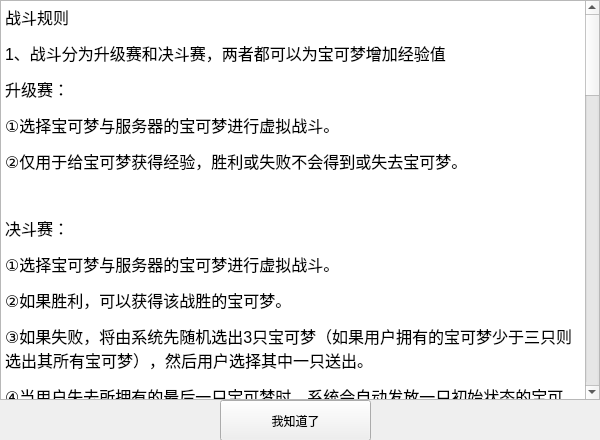
<?xml version="1.0" encoding="UTF-8"?>
<ui version="4.0">
 <class>rule</class>
 <widget class="QWidget" name="rule">
  <property name="geometry">
   <rect>
    <x>0</x>
    <y>0</y>
    <width>600</width>
    <height>440</height>
   </rect>
  </property>
  <property name="windowTitle">
   <string>Form</string>
  </property>
  <widget class="QPushButton" name="ack">
   <property name="geometry">
    <rect>
     <x>220</x>
     <y>400</y>
     <width>151</width>
     <height>41</height>
    </rect>
   </property>
   <property name="text">
    <string>我知道了</string>
   </property>
  </widget>
  <widget class="QTextBrowser" name="rules">
   <property name="geometry">
    <rect>
     <x>0</x>
     <y>0</y>
     <width>600</width>
     <height>400</height>
    </rect>
   </property>
   <property name="html">
    <string>&lt;!DOCTYPE HTML PUBLIC &quot;-//W3C//DTD HTML 4.0//EN&quot; &quot;http://www.w3.org/TR/REC-html40/strict.dtd&quot;&gt;
&lt;html&gt;&lt;head&gt;&lt;meta name=&quot;qrichtext&quot; content=&quot;1&quot; /&gt;&lt;style type=&quot;text/css&quot;&gt;
p, li { white-space: pre-wrap; }
&lt;/style&gt;&lt;/head&gt;&lt;body style=&quot; font-family:'SimSun'; font-size:9pt; font-weight:400; font-style:normal;&quot;&gt;
&lt;p style=&quot; margin-top:12px; margin-bottom:12px; margin-left:0px; margin-right:0px; -qt-block-indent:0; text-indent:0px;&quot;&gt;&lt;span style=&quot; font-size:12pt;&quot;&gt;战斗规则 &lt;/span&gt;&lt;/p&gt;
&lt;p style=&quot; margin-top:12px; margin-bottom:12px; margin-left:0px; margin-right:0px; -qt-block-indent:0; text-indent:0px;&quot;&gt;&lt;span style=&quot; font-size:12pt;&quot;&gt;1、战斗分为升级赛和决斗赛，两者都可以为宝可梦增加经验值 &lt;/span&gt;&lt;/p&gt;
&lt;p style=&quot; margin-top:12px; margin-bottom:12px; margin-left:0px; margin-right:0px; -qt-block-indent:0; text-indent:0px;&quot;&gt;&lt;span style=&quot; font-size:12pt;&quot;&gt;升级赛： &lt;/span&gt;&lt;/p&gt;
&lt;p style=&quot; margin-top:12px; margin-bottom:12px; margin-left:0px; margin-right:0px; -qt-block-indent:0; text-indent:0px;&quot;&gt;&lt;span style=&quot; font-size:12pt;&quot;&gt;①选择宝可梦与服务器的宝可梦进行虚拟战斗。           &lt;/span&gt;&lt;/p&gt;
&lt;p style=&quot; margin-top:12px; margin-bottom:12px; margin-left:0px; margin-right:0px; -qt-block-indent:0; text-indent:0px;&quot;&gt;&lt;span style=&quot; font-size:12pt;&quot;&gt;②仅用于给宝可梦获得经验，胜利或失败不会得到或失去宝可梦。&lt;/span&gt;&lt;/p&gt;
&lt;p style=&quot; margin-top:12px; margin-bottom:12px; margin-left:0px; margin-right:0px; -qt-block-indent:0; text-indent:0px;&quot;&gt;&lt;span style=&quot; font-size:12pt;&quot;&gt;  &lt;/span&gt;&lt;/p&gt;
&lt;p style=&quot; margin-top:12px; margin-bottom:12px; margin-left:0px; margin-right:0px; -qt-block-indent:0; text-indent:0px;&quot;&gt;&lt;span style=&quot; font-size:12pt;&quot;&gt;决斗赛： &lt;/span&gt;&lt;/p&gt;
&lt;p style=&quot; margin-top:12px; margin-bottom:12px; margin-left:0px; margin-right:0px; -qt-block-indent:0; text-indent:0px;&quot;&gt;&lt;span style=&quot; font-size:12pt;&quot;&gt;①选择宝可梦与服务器的宝可梦进行虚拟战斗。 &lt;/span&gt;&lt;/p&gt;
&lt;p style=&quot; margin-top:12px; margin-bottom:12px; margin-left:0px; margin-right:0px; -qt-block-indent:0; text-indent:0px;&quot;&gt;&lt;span style=&quot; font-size:12pt;&quot;&gt;②如果胜利，可以获得该战胜的宝可梦。 &lt;/span&gt;&lt;/p&gt;
&lt;p style=&quot; margin-top:12px; margin-bottom:12px; margin-left:0px; margin-right:0px; -qt-block-indent:0; text-indent:0px;&quot;&gt;&lt;span style=&quot; font-size:12pt;&quot;&gt;③如果失败，将由系统先随机选出3只宝可梦（如果用户拥有的宝可梦少于三只则选出其所有宝可梦），然后用户选择其中一只送出。 &lt;/span&gt;&lt;/p&gt;
&lt;p style=&quot; margin-top:12px; margin-bottom:12px; margin-left:0px; margin-right:0px; -qt-block-indent:0; text-indent:0px;&quot;&gt;&lt;span style=&quot; font-size:12pt;&quot;&gt;④当用户失去所拥有的最后一只宝可梦时，系统会自动发放一只初始状态的宝可梦。 &lt;/span&gt;&lt;/p&gt;
&lt;p style=&quot; margin-top:12px; margin-bottom:12px; margin-left:0px; margin-right:0px; -qt-block-indent:0; text-indent:0px;&quot;&gt;&lt;span style=&quot; font-size:12pt;&quot;&gt;  &lt;/span&gt;&lt;/p&gt;
&lt;p style=&quot; margin-top:12px; margin-bottom:12px; margin-left:0px; margin-right:0px; -qt-block-indent:0; text-indent:0px;&quot;&gt;&lt;span style=&quot; font-size:12pt;&quot;&gt;2、伤害计算机制 &lt;/span&gt;&lt;/p&gt;
&lt;p style=&quot; margin-top:12px; margin-bottom:12px; margin-left:0px; margin-right:0px; -qt-block-indent:0; text-indent:0px;&quot;&gt;&lt;span style=&quot; font-size:12pt;&quot;&gt;面板攻击：宝可梦的基础攻击值。 &lt;/span&gt;&lt;/p&gt;
&lt;p style=&quot; margin-top:12px; margin-bottom:12px; margin-left:0px; margin-right:0px; -qt-block-indent:0; text-indent:0px;&quot;&gt;&lt;span style=&quot; font-size:12pt;&quot;&gt;基础倍率：0.90~1.10之间的一个随机值 &lt;/span&gt;&lt;/p&gt;
&lt;p style=&quot; margin-top:12px; margin-bottom:12px; margin-left:0px; margin-right:0px; -qt-block-indent:0; text-indent:0px;&quot;&gt;&lt;span style=&quot; font-size:12pt;&quot;&gt;技能倍率：普通攻击时为1，释放技能时请参见相关技能描述 &lt;/span&gt;&lt;/p&gt;
&lt;p style=&quot; margin-top:12px; margin-bottom:12px; margin-left:0px; margin-right:0px; -qt-block-indent:0; text-indent:0px;&quot;&gt;&lt;span style=&quot; font-size:12pt;&quot;&gt;暴击伤害倍率：触发暴击时为1.5，未触发为1 &lt;/span&gt;&lt;/p&gt;
&lt;p style=&quot; margin-top:12px; margin-bottom:12px; margin-left:0px; margin-right:0px; -qt-block-indent:0; text-indent:0px;&quot;&gt;&lt;span style=&quot; font-size:12pt;&quot;&gt;  &lt;/span&gt;&lt;/p&gt;
&lt;p style=&quot; margin-top:12px; margin-bottom:12px; margin-left:0px; margin-right:0px; -qt-block-indent:0; text-indent:0px;&quot;&gt;&lt;span style=&quot; font-size:12pt;&quot;&gt;攻击造成的最终真实伤害= &lt;/span&gt;&lt;/p&gt;
&lt;p style=&quot; margin-top:12px; margin-bottom:12px; margin-left:0px; margin-right:0px; -qt-block-indent:0; text-indent:0px;&quot;&gt;&lt;span style=&quot; font-size:12pt;&quot;&gt;面板攻击*基础倍率*技能倍率*暴击伤害倍率-敌方防御值 &lt;/span&gt;&lt;/p&gt;
&lt;p style=&quot; margin-top:12px; margin-bottom:12px; margin-left:0px; margin-right:0px; -qt-block-indent:0; text-indent:0px;&quot;&gt;&lt;span style=&quot; font-size:12pt;&quot;&gt;  &lt;/span&gt;&lt;/p&gt;
&lt;p style=&quot; margin-top:12px; margin-bottom:12px; margin-left:0px; margin-right:0px; -qt-block-indent:0; text-indent:0px;&quot;&gt;&lt;span style=&quot; font-size:12pt;&quot;&gt;3、暴击、闪避机制 &lt;/span&gt;&lt;/p&gt;
&lt;p style=&quot; margin-top:12px; margin-bottom:12px; margin-left:0px; margin-right:0px; -qt-block-indent:0; text-indent:0px;&quot;&gt;&lt;span style=&quot; font-size:12pt;&quot;&gt;暴击触发概率：20% &lt;/span&gt;&lt;/p&gt;
&lt;p style=&quot; margin-top:12px; margin-bottom:12px; margin-left:0px; margin-right:0px; -qt-block-indent:0; text-indent:0px;&quot;&gt;&lt;span style=&quot; font-size:12pt;&quot;&gt;暴击伤害倍率：1.5 &lt;/span&gt;&lt;/p&gt;
&lt;p style=&quot; margin-top:12px; margin-bottom:12px; margin-left:0px; margin-right:0px; -qt-block-indent:0; text-indent:0px;&quot;&gt;&lt;span style=&quot; font-size:12pt;&quot;&gt;闪避触发概率：10% &lt;/span&gt;&lt;/p&gt;
&lt;p style=&quot; margin-top:12px; margin-bottom:12px; margin-left:0px; margin-right:0px; -qt-block-indent:0; text-indent:0px;&quot;&gt;&lt;span style=&quot; font-size:12pt;&quot;&gt;闪避减免伤害：100%（即触发闪避时受到的伤害为0） &lt;/span&gt;&lt;/p&gt;
&lt;p style=&quot; margin-top:12px; margin-bottom:12px; margin-left:0px; margin-right:0px; -qt-block-indent:0; text-indent:0px;&quot;&gt;&lt;span style=&quot; font-size:12pt;&quot;&gt;  &lt;/span&gt;&lt;/p&gt;
&lt;p style=&quot; margin-top:12px; margin-bottom:12px; margin-left:0px; margin-right:0px; -qt-block-indent:0; text-indent:0px;&quot;&gt;&lt;span style=&quot; font-size:12pt;&quot;&gt;部分宝可梦的技能会改变触发暴击或闪避的概率，具体请参见技能描述 &lt;/span&gt;&lt;/p&gt;
&lt;p style=&quot; margin-top:12px; margin-bottom:12px; margin-left:0px; margin-right:0px; -qt-block-indent:0; text-indent:0px;&quot;&gt;&lt;span style=&quot; font-size:12pt;&quot;&gt;  &lt;/span&gt;&lt;/p&gt;
&lt;p style=&quot; margin-top:12px; margin-bottom:12px; margin-left:0px; margin-right:0px; -qt-block-indent:0; text-indent:0px;&quot;&gt;&lt;span style=&quot; font-size:12pt;&quot;&gt;4、怒气值 &lt;/span&gt;&lt;/p&gt;
&lt;p style=&quot; margin-top:12px; margin-bottom:12px; margin-left:0px; margin-right:0px; -qt-block-indent:0; text-indent:0px;&quot;&gt;&lt;span style=&quot; font-size:12pt;&quot;&gt;每次受到攻击（包括触发闪避的情况）可以获得1~2点怒气值。 &lt;/span&gt;&lt;/p&gt;
&lt;p style=&quot; margin-top:12px; margin-bottom:12px; margin-left:0px; margin-right:0px; -qt-block-indent:0; text-indent:0px;&quot;&gt;&lt;span style=&quot; font-size:12pt;&quot;&gt;当怒气值达到5点时，可以使用技能。 &lt;/span&gt;&lt;/p&gt;
&lt;p style=&quot; margin-top:12px; margin-bottom:12px; margin-left:0px; margin-right:0px; -qt-block-indent:0; text-indent:0px;&quot;&gt;&lt;span style=&quot; font-size:12pt;&quot;&gt;释放技能后，怒气值清零。 &lt;/span&gt;&lt;/p&gt;
&lt;p style=&quot; margin-top:12px; margin-bottom:12px; margin-left:0px; margin-right:0px; -qt-block-indent:0; text-indent:0px;&quot;&gt;&lt;span style=&quot; font-size:12pt;&quot;&gt;  &lt;/span&gt;&lt;/p&gt;
&lt;p style=&quot; margin-top:12px; margin-bottom:12px; margin-left:0px; margin-right:0px; -qt-block-indent:0; text-indent:0px;&quot;&gt;&lt;span style=&quot; font-size:12pt;&quot;&gt;5、技能（今后随版本更新可能会增加更多技能） &lt;/span&gt;&lt;/p&gt;
&lt;p style=&quot; margin-top:12px; margin-bottom:12px; margin-left:0px; margin-right:0px; -qt-block-indent:0; text-indent:0px;&quot;&gt;&lt;span style=&quot; font-size:12pt;&quot;&gt;&amp;quot;rage&amp;quot;    愤怒：攻击力提高100%，且100%触发暴击(火系） &lt;/span&gt;&lt;/p&gt;
&lt;p style=&quot; margin-top:12px; margin-bottom:12px; margin-left:0px; margin-right:0px; -qt-block-indent:0; text-indent:0px;&quot;&gt;&lt;span style=&quot; font-size:12pt;&quot;&gt;&amp;quot;tenacity&amp;quot;  顽强：每损失3%最大生命，下次攻击造成的伤害提高10%（土系） &lt;/span&gt;&lt;/p&gt;
&lt;p style=&quot; margin-top:12px; margin-bottom:12px; margin-left:0px; margin-right:0px; -qt-block-indent:0; text-indent:0px;&quot;&gt;&lt;span style=&quot; font-size:12pt;&quot;&gt;&amp;quot;refresh&amp;quot;   回复：回复已损失生命的30%（水系） &lt;/span&gt;&lt;/p&gt;
&lt;p style=&quot; margin-top:12px; margin-bottom:12px; margin-left:0px; margin-right:0px; -qt-block-indent:0; text-indent:0px;&quot;&gt;&lt;span style=&quot; font-size:12pt;&quot;&gt;&amp;quot;rebound&amp;quot;   反弹：对敌方造成上次被攻击所受伤害250%的伤害 (电系） &lt;/span&gt;&lt;/p&gt;
&lt;p style=&quot;-qt-paragraph-type:empty; margin-top:12px; margin-bottom:12px; margin-left:0px; margin-right:0px; -qt-block-indent:0; text-indent:0px; font-size:12pt;&quot;&gt;&lt;br /&gt;&lt;/p&gt;
&lt;p style=&quot; margin-top:12px; margin-bottom:12px; margin-left:0px; margin-right:0px; -qt-block-indent:0; text-indent:0px;&quot;&gt;&lt;span style=&quot; font-size:12pt;&quot;&gt;战斗时，鼠标移至技能图标或我方宝可梦图片上，可以显示我方宝可梦的技能。鼠标移至敌方宝可梦图片上，可以显示敌方宝可梦的技能。&lt;/span&gt;&lt;/p&gt;
&lt;p style=&quot; margin-top:12px; margin-bottom:12px; margin-left:0px; margin-right:0px; -qt-block-indent:0; text-indent:0px;&quot;&gt;&lt;span style=&quot; font-size:12pt;&quot;&gt;  &lt;/span&gt;&lt;/p&gt;
&lt;p style=&quot; margin-top:12px; margin-bottom:12px; margin-left:0px; margin-right:0px; -qt-block-indent:0; text-indent:0px;&quot;&gt;&lt;span style=&quot; font-size:12pt;&quot;&gt;6、死亡判定 &lt;/span&gt;&lt;/p&gt;
&lt;p style=&quot; margin-top:12px; margin-bottom:12px; margin-left:0px; margin-right:0px; -qt-block-indent:0; text-indent:0px;&quot;&gt;&lt;span style=&quot; font-size:12pt;&quot;&gt;我方宝可梦生命值降低到0时，战斗失败。 &lt;/span&gt;&lt;/p&gt;
&lt;p style=&quot; margin-top:12px; margin-bottom:12px; margin-left:0px; margin-right:0px; -qt-block-indent:0; text-indent:0px;&quot;&gt;&lt;span style=&quot; font-size:12pt;&quot;&gt;敌方宝可梦生命值降低到0时，战斗胜利。 &lt;/span&gt;&lt;/p&gt;
&lt;p style=&quot; margin-top:12px; margin-bottom:12px; margin-left:0px; margin-right:0px; -qt-block-indent:0; text-indent:0px;&quot;&gt;&lt;span style=&quot; font-size:12pt;&quot;&gt;  &lt;/span&gt;&lt;/p&gt;
&lt;p style=&quot; margin-top:12px; margin-bottom:12px; margin-left:0px; margin-right:0px; -qt-block-indent:0; text-indent:0px;&quot;&gt;&lt;span style=&quot; font-size:12pt;&quot;&gt;7、自动战斗 &lt;/span&gt;&lt;/p&gt;
&lt;p style=&quot; margin-top:12px; margin-bottom:12px; margin-left:0px; margin-right:0px; -qt-block-indent:0; text-indent:0px;&quot;&gt;&lt;span style=&quot; font-size:12pt;&quot;&gt;点击自动战斗按钮进入自动战斗状态，再次点击后取消。 &lt;/span&gt;&lt;/p&gt;
&lt;p style=&quot; margin-top:12px; margin-bottom:12px; margin-left:0px; margin-right:0px; -qt-block-indent:0; text-indent:0px;&quot;&gt;&lt;span style=&quot; font-size:12pt;&quot;&gt;自动战斗状态下，不可以手动进行普通攻击或释放技能。 &lt;/span&gt;&lt;/p&gt;
&lt;p style=&quot; margin-top:12px; margin-bottom:12px; margin-left:0px; margin-right:0px; -qt-block-indent:0; text-indent:0px;&quot;&gt;&lt;span style=&quot; font-size:12pt;&quot;&gt;自动战斗状态下，敌我双方均为优先进行释放技能（即怒气值达到5点后立即释放技能）。 &lt;/span&gt;&lt;/p&gt;&lt;/body&gt;&lt;/html&gt;</string>
   </property>
  </widget>
 </widget>
 <resources/>
 <connections/>
</ui>
